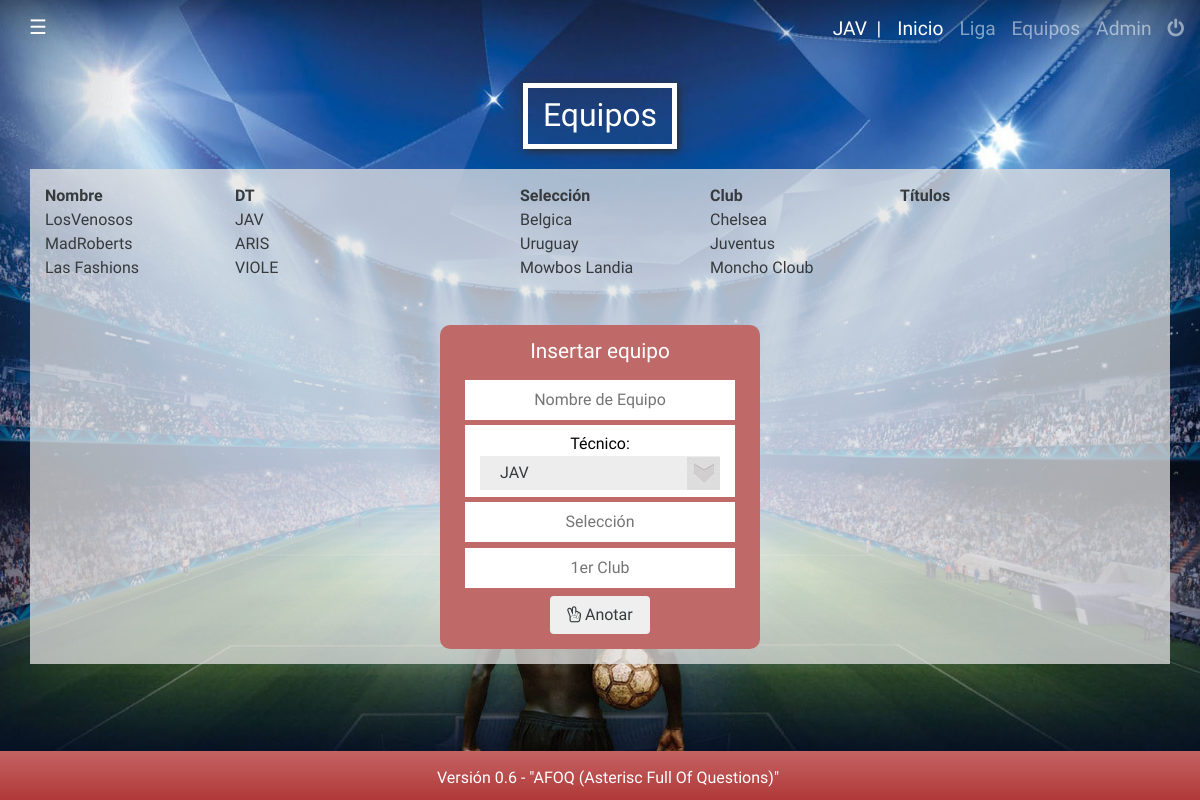
The page /files/modules/web/equipos.php (signed in) on the database its author committed.
### tables this page shows
CREATE TABLE IF NOT EXISTS `team` (
`team_id` int(11) NOT NULL,
  `user_id` int(11) NOT NULL,
  `team_name` varchar(255) NOT NULL,
  `national_team` varchar(255) NOT NULL,
  `club` varchar(255) NOT NULL,
  `goals` int(11) NOT NULL DEFAULT '0',
  `wins` int(11) NOT NULL DEFAULT '0',
  `looses` int(11) NOT NULL DEFAULT '0'
);

CREATE TABLE IF NOT EXISTS `user` (
`user_id` int(11) NOT NULL,
  `user` varchar(255) NOT NULL,
  `password` varchar(255) NOT NULL,
  `name` varchar(255) NOT NULL,
  `status` varchar(11) NOT NULL,
  `last_login` timestamp NOT NULL DEFAULT CURRENT_TIMESTAMP ON UPDATE CURRENT_TIMESTAMP,
  `creation_date` date NOT NULL
);

### files/modules/web/conection.php (called while the page is built, shortened)
<?php
function fetchAssoc($Query)
{
  $host     = '127.0.0.1';
  $user     = 'root';
  $password = 'root';
  $database = 'lamantapp';
  $mysqli          = mysqli_connect($host, $user, $password, $database);
  $result          = mysqli_query($mysqli , $Query);
  while($Data[]    = mysqli_fetch_assoc($result)){}
  array_pop($Data);
  return $Data;
}
?>

### files/modules/web/equipos.php (the view, shortened to what this page needs)
<?php
  include('conection.php');
?>
<!DOCTYPE html>
<html lang="es">
<head>
  <?php include('../../../files/includes/inc.web.head.php'); ?>
</head>
  <body class="ligaMain">
    <div class="mainWrapper">
      <?php include('../../../files/includes/inc.web.nav.php'); ?>
      <div class="contentWrapper">
        <div class="container flexAllCenter">
          <div class="title">
            <h1>Equipos</h1>
          </div>
        </div>
        <div class="container transContainer">
          <div class="teamList">
            <div class="row">
              <div class="col-md-2"><b>Nombre</b></div>
              <div class="col-md-3"><b>DT</b></div>
              <div class="col-md-2"><b>Selección</b></div>
              <div class="col-md-2"><b>Club</b></div>
              <div class="col-md-3"><b>Títulos</b></div>
            </div>
            <?php
            $Teams = fetchAssoc("SELECT * FROM team JOIN user on team.user_id = user.user_id");
               foreach($Teams as $team)
              {
              ?>
            <div class="row">
              <div class="col-md-2"><?php echo $team['team_name']; ?></div>
              <div class="col-md-3"><?php echo strtoupper($team['user']); ?></div>
              <div class="col-md-2"><?php echo $team['national_team']; ?></div>
              <div class="col-md-2"><?php echo $team['club']; ?></div>
              <div class="col-md-3"></div>
            </div>
            <?php
              };
            ?>
          </div>
        </div>
        <div class="container transContainer">
          <div class="teamList">
            <div class="container teamsForm">
              <form id="TeamsForm" method="post">
                <h4>Insertar equipo</h4>
                <div class="row col-md-12 addTeams">
                  <input required name="team_name" placeholder="Nombre de Equipo"/><br>
                  <div class="teamSelect">
                    <span>T&eacute;cnico: </span>
                    <div class="styled-select">
                      <?php
                      echo '<select class="" name="user_id" id="user_id">';
                      $Users = fetchAssoc("SELECT * FROM user");
                      foreach($Users as $DBUser)
                      { echo '<option id="'.$DBUser['user_id'].'" value="'.$DBUser['user_id'].'" >'.strtoupper($DBUser['user']).'</option>'; } ?>
                      </select>
                    </div>
                  </div>
                  <input required name="national_team" placeholder="Selecci&oacute;n"/>
                  <input required name="club" placeholder="1er Club"/>
                </div>
                <button type="submit" name="insertar" value="Ingresar" class="btn mantBtn"><i class="fa fa-hand-peace-o"></i> Anotar</button>
              </form>
            </div>
          </div>
        </div>
      <div class="contentWrapper">
      <?php include('../../includes/inc.web.footer.php'); ?>
    </div>
  </body>
</html>

### skin/css/main.css (style rules this page uses)
html { font-size: 100%; }
body { font-size: 14px; font-family: "Raleway", sans-serif; font-size: 1rem; }
h1 { font-size: 24px; font-size: 2.4rem; }
h1, h2, h3, h4, h5, h6 { margin: 0; font-family: "Raleway", sans-serif; margin-bottom: 10px; color: #000; }
h1 { font-size: 2rem; font-weight: 300; }
h4 { font-size: 1.3rem; font-weight: 100; }
html { height: 100%; position: relative; }
body { padding: 0; margin: 0; height: 100%; background-color: #rgb 198, 115, 115; background: url(../images/body/backgrounds/ligaBack.jpg) no-repeat center center fixed; -webkit-background-size: cover; -moz-background-size: cover; -o-background-size: cover; background-size: cover; position: relative; }
.flexAllCenter { display: -ms-flexbox; display: -webkit-flex; display: flex; -webkit-box-align: center; -ms-flex-align: center; -ms-grid-row-align: center; align-items: center; -webkit-box-pack: center; -ms-flex-pack: center; justify-content: center; }
.mainWrapper { position: relative; padding-bottom: 50px; }
.transContainer { background-color: rgba(226, 226, 226, 0.75); padding: 15px; }
.contentWrapper { height: 100%; max-height: 100%; }
.title { max-width: 350px; padding: 10px 15px; -webkit-box-shadow: 2px 2px 8px 0px #2e2e2e; -moz-box-shadow: 2px 2px 8px 0px #2e2e2e; box-shadow: 2px 2px 8px 0px #2e2e2e; border: 5px solid white; text-align: center; margin: 25px 0 20px; }
.title h1 { color: #fff; margin-bottom: 0; }
.styled-select { width: 240px; height: 34px; overflow: hidden; background: url(../images/body/icons/ddselectarrow.jpg) no-repeat right #ddd; border: 0; background-color: #ededed; margin: 0 auto; }
.styled-select select { background: transparent; width: 268px; padding: 5px; padding-left: 20px; font-size: 16px; line-height: 1; border: 0; border-radius: 0; height: 34px; -webkit-appearance: none; }
.teamsForm { text-align: center; max-width: 350px; display: -ms-flexbox; display: -webkit-flex; display: flex; -webkit-box-align: center; -ms-flex-align: center; -ms-grid-row-align: center; align-items: center; -webkit-box-pack: center; -ms-flex-pack: center; justify-content: center; }
.teamsForm form { border-radius: 10px; background-color: #bf6969; margin-top: 15px; padding: 15px 10px; }
.teamsForm form h4 { color: #fff; }
.teamsForm .teamSelect { margin: 2px 0; background-color: #fff; padding: 7px; }
.teamsForm .teamSelect span { color: #000; }
.teamsForm .teamSelect select { border: 0; min-width: 70px; }
.teamsForm .teamSelect select:before { border: 0; }
.addTeams, .addUsers { border: 0; margin: 5px 0; }
.addTeams input, .addUsers input { padding: 8px 10px; margin: 3px 0; border: 0; text-align: center; width: 100%; }

### rows shown on the page
team: team_name "LosVenosos", user.user "JAV", national_team "Belgica", club "Chelsea"
team: team_name "MadRoberts", user.user "ARIS", national_team "Uruguay", club "Juventus"
team: team_name "Las Fashions", user.user "VIOLE", national_team "Mowbos Landia", club "Moncho Cloub"

### other values the page prints
$_SESSION['user'] "JAV"
APP_VERSION "Versión 0.6 - \"AFOQ (Asterisc Full Of Questions)\""
form field user_id "JAV"
